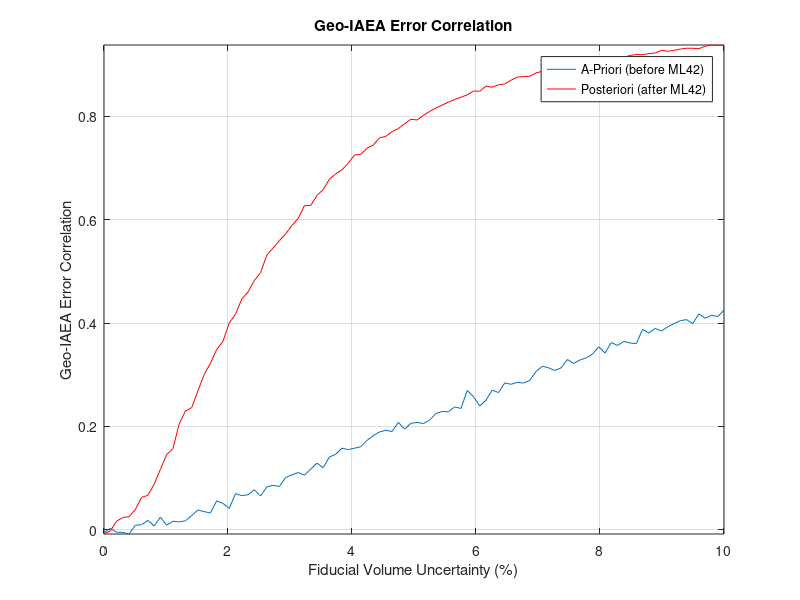

MATLAB code to generate this figure:
% Ultralytics 🚀 AGPL-3.0 License - https://ultralytics.com/license

clc
clear all
close all

nmc = 2E4;
np = 100;
xout = zeros(np,1);
fvu = linspace(0,10,np); %fiducial volume uncertainty
for i = 1:np
    x = ones(nmc,1)*[1500 400] + [randn(nmc,1)*1500*.20 randn(nmc,1)*400*.03];    
    x = max(x,0);
    x = x.*((1+randn(nmc,1)*fvu(i)/100)*[1 1]);
    cx = corr(x);
    xout(i) = cx(1,2);
end

figure; plot(fvu,xout);
hold on

for i = 1:np
    x = ones(nmc,1)*[1500 400] + [randn(nmc,1)*1500*.20/10 randn(nmc,1)*400*.03];
    x = max(x,0);
    x = x.*((1+randn(nmc,1)*fvu(i)/100)*[1 1]);
    %cov(x)
    cx = corr(x);
    xout(i) = cx(1,2);
end

plot(fvu,xout,'r');
axis tight
xlabel('Fiducial Volume Uncertainty (%)')
ylabel('Geo-IAEA Error Correlation')
title('Geo-IAEA Error Correlation')
legend('A-Priori (before ML42)','Posteriori (after ML42)')
grid on
